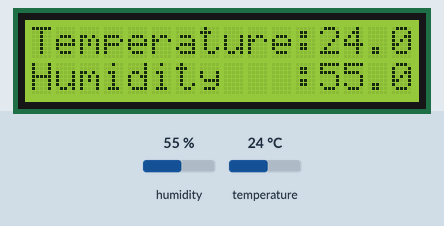
Recording of a sketch running on a simulated ESP32. Shown: 16×2 character LCD. The test bench sets the inputs (shaded band); at power-on: humidity 55 %, temperature 24 °C.

Above: at 1.2 s.
1.3 s: humidity set to 22 %
At 3.0 s:
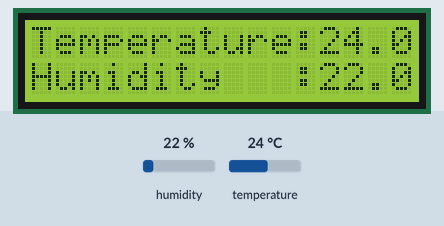
4.0 s: temperature set to 12 °C
At 4.8 s:
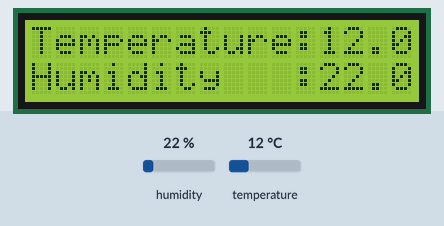
6.7 s: humidity set to 40 %
At 8.6 s:
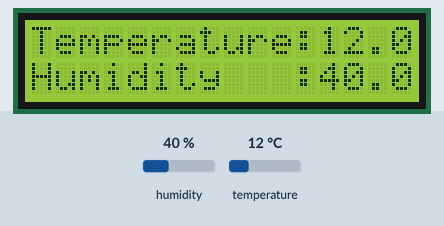
9.7 s: temperature set to 19 °C
At 11.7 s:
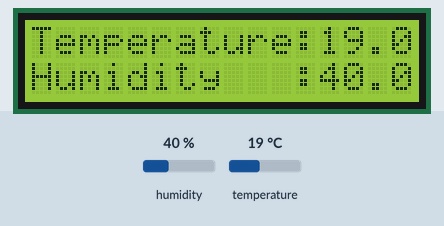
Timing chart, 0 to 13.2 s (numbered marks = the images above; inputs shaded):
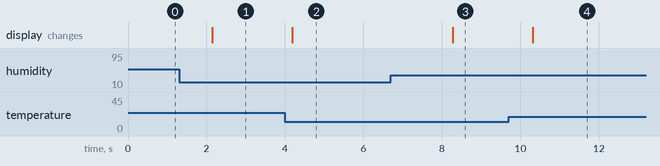

The sketch:

DHT11_with_LCD.ino
```cpp
// Project 24.2: DHT11 Hygrothermograph with LCD Display.
// Objective: Read temperature and humidity from the DHT11 module and display the results on the LCD display.

// Import libraries:
//      DHTesp
//      LiquidCrystal_I2C
#include <Wire.h>
#include <LiquidCrystal_I2C.h>
#include "DHTesp.h"

// Define the GPIO in connections with the LCD1602 (I2C Bus):
#define SDA 13  // Serial data line
#define SCL 14  // Serial clock line

// Create class object for the DHT11:
DHTesp dht;

// Set GPIO pin for the DHT module:
int dhtPin = 18;

// Initialize LCD:
LiquidCrystal_I2C lcd(0x27,16,2);

void setup() {
    // Attach the I2C pin:
    Wire.begin(SDA, SCL);

    if (!i2CAddrTest(0x27))
        lcd = LiquidCrystal_I2C(0x3F, 16, 2);

    // Initialize LCD driver:
    lcd.init();

    // Turn on the backlight:
    lcd.backlight();

    // Attach and initialize DHT pin:
    dht.setup(dhtPin, DHTesp::DHT11);
}

void loop() {
    // Reads data from the DHT11 and saves it:
    flag:TempAndHumidity DHT = dht.getTempAndHumidity();

    // Catches bad read and returns back to flag to try again:
    if (dht.getStatus() != 0)
        goto flag;

    // Prints the temperature on Line 1:
        // Sends cursor to column 0, line 1:
        lcd.setCursor(0, 0);

        // Prints the temperature to the LCD:
        lcd.print("Temperature:");
        lcd.print(DHT.temperature);

    // Prints the humidity on line 2:
        // Sends the cursor to column 0, line 2:
        lcd.setCursor(0, 1);

        // Prints the humidity to the LCD:
        lcd.print("Humidity   :");
        lcd.print(DHT.humidity);

    // Wait for two seconds before re-reading and displaying the data:
    delay(2000);
}

bool i2CAddrTest(uint8_t addr) {

  Wire.beginTransmission(addr);

  if (Wire.endTransmission() == 0)
    return true;

  return false;
}
```

Measured:
- after the input at 1.3 s, the display: changes after 0.85 s (image 1)
- after the input at 4.0 s, the display: changes after 0.19 s (image 2)
- after the input at 6.7 s, the display: changes after 1.6 s (image 3)
- after the input at 9.7 s, the display: changes after 0.62 s (image 4)
